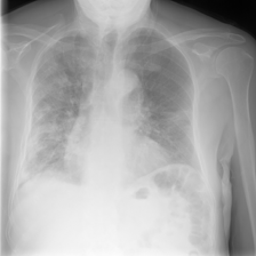
#> input picture Dataset/Infection Segmentation Data/Infection Segmentation Data/Test/COVID-19/images/covid_1590.png, 256 x 256 px, given in place of Normal-10021.png, which was not available
$ jupyter execute img_mask.ipynb   (text cells are left out)
#> lines starting #> are read from the running program, lines starting #| are printed output that depends on the picture; after the words box and inside, x2 and y2 are one past the last pixel; in counts of white or black regions, pixels touching at a corner belong together; pictures that were not available may be replaced by others from this repository, and a replacement may not be noted
[cell 1]
from google.colab import drive

# Mount Google Drive
drive.mount('/content/drive')

[cell 2]
from google.colab import files
uploaded = files.upload()
#> the answer given: covid_1590.png

[cell 3]
from google.colab.patches import cv2_imshow
import cv2
import numpy as np
# Load an image from file
image = cv2.imread('Normal-10021.png')
#> image is the input picture: shape (256, 256, 3); min 2, max 252, mean 170.7

cv2_imshow(image)

[cell 4]
img = cv2.cvtColor(image, cv2.COLOR_BGR2GRAY)

cv2_imshow(img)

[cell 5]
len(img.shape)
#> Out = 2

[cell 6]
non_zero_coords = np.argwhere(img > 0)  # Get coordinates of all non-zero pixels
#> non_zero_coords = 65536 pairs, first value 0 to 255, second value 0 to 255
top_left = non_zero_coords.min(axis=0)  # Top-left corner of bounding box
#> top_left = [0, 0]
bottom_right = non_zero_coords.max(axis=0)  # Bottom-right corner of bounding box
#> bottom_right = [255, 255]

cropped_img = img[top_left[0]:bottom_right[0]+1, top_left[1]:bottom_right[1]+1]

resized_img = cv2.resize(cropped_img, (img.shape[1], img.shape[0]), interpolation=cv2.INTER_LINEAR)

from google.colab.patches import cv2_imshow
cv2_imshow(img)
cv2_imshow(resized_img)

[cell 7]
clahe = cv2.createCLAHE(clipLimit=2.0, tileGridSize=(4, 4))

# Step 3: Apply CLAHE to the image
clahe_img = clahe.apply(resized_img)
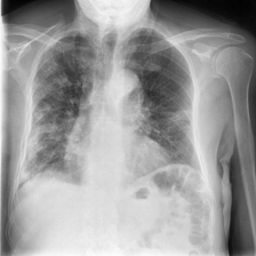
#> clahe_img: shape (256, 256); min 2, max 253, mean 155.5

# Step 4: Display the result
cv2_imshow(clahe_img)

[cell 8]
# Apply adaptive thresholding
adaptive_thresh = cv2.adaptiveThreshold(clahe_img, 255, cv2.ADAPTIVE_THRESH_GAUSSIAN_C,
                                        cv2.THRESH_BINARY, 11, 2)
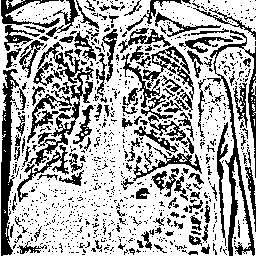
#> adaptive_thresh: shape (256, 256); 67.6% white; 979 black regions (850 under 20 px), largest, box (x1, y1, x2, y2) and area: (207, 30, 256, 256) 1915, (28, 42, 94, 166) 1659, (1, 69, 19, 256) 1556

# Create the negative of the adaptive thresholded image
adaptive_thresh_negative = 255 - adaptive_thresh

# Display the original and the negative of the adaptive thresholded image
cv2_imshow(clahe_img)
cv2_imshow(adaptive_thresh_negative)

[cell 9]
# Subtract the original image from the adaptive thresholded image
sub_img = adaptive_thresh - clahe_img
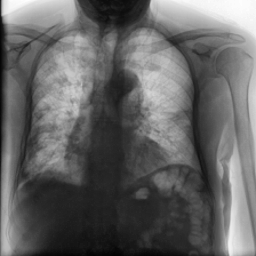
#> sub_img: shape (256, 256); min 2, max 254, mean 99.9

# Display the original and the subtracted image
cv2_imshow(clahe_img)
cv2_imshow(sub_img)

[cell 10]
# Apply Histogram Equalization
img_equalized = cv2.equalizeHist(sub_img)
img_eqs = clahe.apply(sub_img)
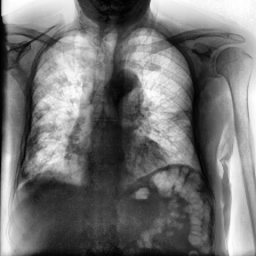
#> img_eqs: shape (256, 256); min 1, max 255, mean 115.7

# Display the original and equalized images
cv2_imshow(sub_img)
cv2_imshow(img_equalized)
cv2_imshow(img_eqs)

[cell 11]
# Define intensity range for lung area (this is just an example, may need adjustment)
lower_bound = 90
upper_bound = 255

# Create a mask for the lung region
lung_mask = cv2.inRange(img_equalized, lower_bound, upper_bound)
#> lung_mask: shape (256, 256); 65% white; 30 black regions (21 under 20 px), largest, box (x1, y1, x2, y2) and area: (21, 36, 218, 256) 19228, (78, 0, 149, 41) 1702, (16, 66, 37, 187) 981

# Apply the mask to extract lung regions
lung_region = cv2.bitwise_and(img_equalized, img_equalized, mask=lung_mask)
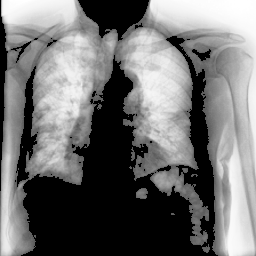
#> lung_region: shape (256, 256); min 0, max 255, mean 112.3

# Display the result
cv2_imshow(lung_region)

[cell 12]
proc_img = lung_region

[cell 13]
#  Get the image dimensions (height and width)
height, width = proc_img.shape
#> height = 256; width = 256

# Create a Gaussian mask
# Generate X and Y coordinates
x = np.linspace(-1, 1, width)
#> x = 256 values from -1 to 1
y = np.linspace(-1, 1, height)
#> y = 256 values from -1 to 1
x, y = np.meshgrid(x, y)

# Calculate the distance from the center
distance = np.sqrt(x**2)

# Create a Gaussian mask
# Gaussian function: exp(-(distance^2)/(2*sigma^2))
sigma = 10 # Adjust the value of sigma to control the spread of the vignette
gaussian_mask = np.exp(-(distance**2) / (2 * sigma**2))

# Normalize the mask (ensure max value is 1)
gaussian_mask = cv2.normalize(gaussian_mask, None, 0, 1, cv2.NORM_MINMAX)

# Apply the Gaussian mask to the grayscale image
output_img = proc_img * (gaussian_mask)  # Scale the mask back to 255

# Convert the result back to uint8
output_img = np.clip(output_img, 0, 255).astype(np.uint8)

# Display the result
cv2_imshow(output_img)

[cell 14]
# Threshold to create a binary image (white pixels become 1, others become 0)
_, binary = cv2.threshold(output_img, 80, 255, cv2.THRESH_BINARY)
#> binary: shape (256, 256); 35.6% white; 22 white regions (15 under 20 px), largest, box (x1, y1, x2, y2) and area: (23, 0, 233, 199) 22444, (222, 206, 233, 256) 304, (217, 130, 226, 179) 231

# Find connected components (regions of white pixels)
num_labels, labels = cv2.connectedComponents(binary)
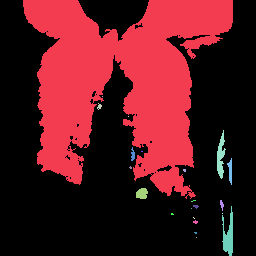
#> labels: shape (256, 256) int32; 23 distinct labels, from 0 to 22; one colour per label, 0 black
#> num_labels = 23

# Find properties of each component (like area)
stats = cv2.connectedComponentsWithStats(binary)[2]
#> stats = 23 rows, first 6: [0, 0, 256, 256, 42229], [23, 0, 210, 199, 22444], [102, 96, 1, 1, 1], [97, 103, 5, 7, 19], [128, 116, 1, 1, 1], [217, 130, 9, 49, 231]

# Sort the components by area, and select the two largest
areas = stats[1:, cv2.CC_STAT_AREA]  # Skip the background (label 0)
#> areas = 22 values, max 22444 at index 0, min 1 at index 1, mean 1059.4
sorted_indices = np.argsort(areas)[::-1]  # Sort indices by area in descending order
#> sorted_indices = 22 values, max 21 at index 21, min 0 at index 0, mean 10.5

# Create a mask for the two largest regions
mask = np.zeros_like(binary)
for i in sorted_indices[:2]:  # Loop through the two largest components
    mask[labels == i + 1] = 255  # Set pixels belonging to these regions to 255 (white)
#> this loop made 2 passes
#> i on pass 2: 14
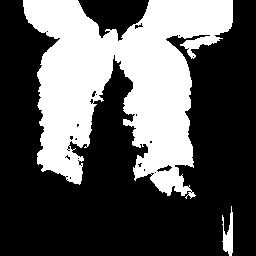
#> mask: shape (256, 256); 34.7% white; 2 white regions, box (x1, y1, x2, y2) and area: (23, 0, 233, 199) 22444, (222, 206, 233, 256) 304

# Apply the mask to the original image to extract the two largest regions
output_imag = cv2.bitwise_and(output_img, output_img, mask=mask)

# Show the result
cv2_imshow(output_imag)

[cell 15]
smooth_image = cv2.GaussianBlur(output_imag, (3, 3), 0)
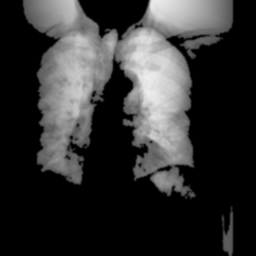
#> smooth_image: shape (256, 256); min 0, max 238, mean 50
bilateral_image = cv2.bilateralFilter(smooth_image, 9, 75, 75)
edgePreserving_image = cv2.edgePreservingFilter(bilateral_image, sigma_s=64, sigma_r=0.25)
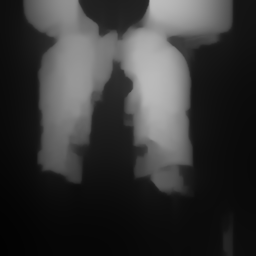
#> edgePreserving_image: shape (256, 256); min 2, max 188, mean 53.1


# Show the original and smoothed image
cv2_imshow(output_imag)
cv2_imshow(bilateral_image)
cv2_imshow(edgePreserving_image)

[cell 16]
_, FinalMask = cv2.threshold(edgePreserving_image, 150, 255, cv2.THRESH_BINARY)
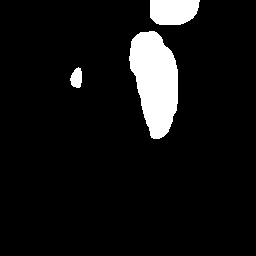
#> FinalMask: shape (256, 256); 7.6% white; 3 white regions, box (x1, y1, x2, y2) and area: (129, 31, 178, 139) 3726, (150, 0, 200, 25) 1091, (70, 67, 82, 88) 188
# Create an output image where the mask region is 255 and non-mask region is 0
final_img = np.zeros_like(edgePreserving_image)  # Create an image of the same shape as the original, filled with 0 (black)

# Apply the mask, setting the image inside the mask to 255
final_img[FinalMask == 255] = 255  # Set the masked region to white (255)

cv2_imshow(final_img)

$ run again, on Dataset/Infection Segmentation Data/Infection Segmentation Data/Test/COVID-19/images/covid_1601.png
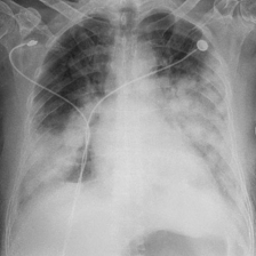
#> input picture Dataset/Infection Segmentation Data/Infection Segmentation Data/Test/COVID-19/images/covid_1601.png, 256 x 256 px, given in place of Normal-10021.png, which was not available
#> image is the input picture: shape (256, 256, 3); min 29, max 222, mean 152.8
#> non_zero_coords = 65536 pairs, first value 0 to 255, second value 0 to 255
#> top_left = [0, 0]
#> bottom_right = [255, 255]
#> adaptive_thresh: shape (256, 256); 59.6% white; black in thin lines or dots
#> adaptive_thresh_negative: shape (256, 256); 40.4% white in thin lines or dots
#> lung_mask: shape (256, 256); 65.3% white; 117 black regions (96 under 20 px), largest, box (x1, y1, x2, y2) and area: (34, 36, 240, 256) 17453, (207, 50, 248, 213) 1673, (52, 0, 200, 26) 1470
#> binary: shape (256, 256); 35.7% white; 103 white regions (94 under 20 px), largest, box (x1, y1, x2, y2) and area: (23, 0, 223, 199) 20074, (118, 219, 214, 256) 2049, (181, 0, 227, 23) 534
#> `num_labels, labels = cv2.connectedComponents(binary)`:
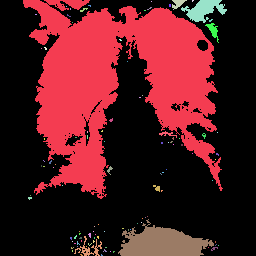
#> labels: shape (256, 256) int32; 104 distinct labels, from 0 to 103; one colour per label, 0 black
#> num_labels = 104
#> stats = 104 rows, first 6: [0, 0, 256, 256, 42155], [23, 0, 200, 199, 20074], [151, 1, 1, 1, 1], [172, 0, 15, 10, 78], [192, 0, 2, 2, 3], [181, 0, 46, 23, 534]
#> areas = 103 values, max 20074 at index 0, min 1 at index 1, mean 227
#> sorted_indices = 103 values, max 102 at index 42, min 0 at index 0, mean 51
#> the loop `for i in sorted_indices[:2]:` made 2 passes
#> i on pass 2: 62
#> `_, FinalMask = cv2.threshold(edgePreserving_image, 150, 255, cv2.THRES..`:
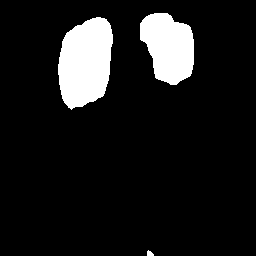
#> FinalMask: shape (256, 256); 10.4% white; 3 white regions, box (x1, y1, x2, y2) and area: (58, 17, 113, 110) 3912, (140, 13, 194, 85) 2870, (147, 250, 154, 256) 30

$ run again, on Dataset/Infection Segmentation Data/Infection Segmentation Data/Test/COVID-19/images/covid_1603.png
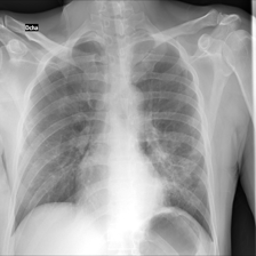
#> input picture Dataset/Infection Segmentation Data/Infection Segmentation Data/Test/COVID-19/images/covid_1603.png, 256 x 256 px, given in place of Normal-10021.png, which was not available
#> image is the input picture: shape (256, 256, 3); min 0, max 255, mean 158.4
#> non_zero_coords = 65530 pairs, first value 0 to 255, second value 0 to 255
#> top_left = [0, 0]
#> bottom_right = [255, 255]
#> adaptive_thresh: shape (256, 256); 61.8% white; 757 black regions (631 under 20 px), largest, box (x1, y1, x2, y2) and area: (211, 45, 255, 256) 2503, (97, 0, 253, 112) 2435, (10, 117, 105, 238) 2391
#> lung_mask: shape (256, 256); 64.7% white; 47 black regions (40 under 20 px), largest, box (x1, y1, x2, y2) and area: (24, 1, 256, 256) 17326, (0, 29, 89, 255) 5404, (93, 22, 112, 45) 130
#> binary: shape (256, 256); 44% white; 12 white regions (9 under 20 px), largest, box (x1, y1, x2, y2) and area: (23, 0, 233, 217) 17353, (131, 40, 212, 256) 11377, (231, 213, 233, 256) 63
#> labels: shape (256, 256) int32; 13 distinct labels, from 0 to 12
#> num_labels = 13
#> stats = 13 rows, first 6: [0, 0, 256, 256, 36709], [23, 0, 210, 217, 17353], [25, 24, 2, 1, 2], [174, 37, 3, 2, 4], [131, 40, 81, 216, 11377], [111, 59, 2, 1, 2]
#> areas = [17353, 2, 4, 11377, 2, 1, 63, 15, 1, 2, 3, 4]
#> sorted_indices = [0, 3, 6, 7, 11, 2, 10, 9, 4, 1, 8, 5]
#> the loop `for i in sorted_indices[:2]:` made 2 passes
#> i on pass 2: 3
#> `_, FinalMask = cv2.threshold(edgePreserving_image, 150, 255, cv2.THRES..`:
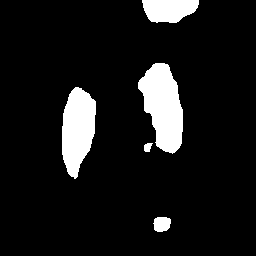
#> FinalMask: shape (256, 256); 9.5% white; 5 white regions, box (x1, y1, x2, y2) and area: (138, 63, 183, 154) 2679, (62, 87, 96, 179) 2240, (142, 0, 199, 23) 1041, (153, 217, 171, 232) 222, (144, 143, 153, 152) 59
